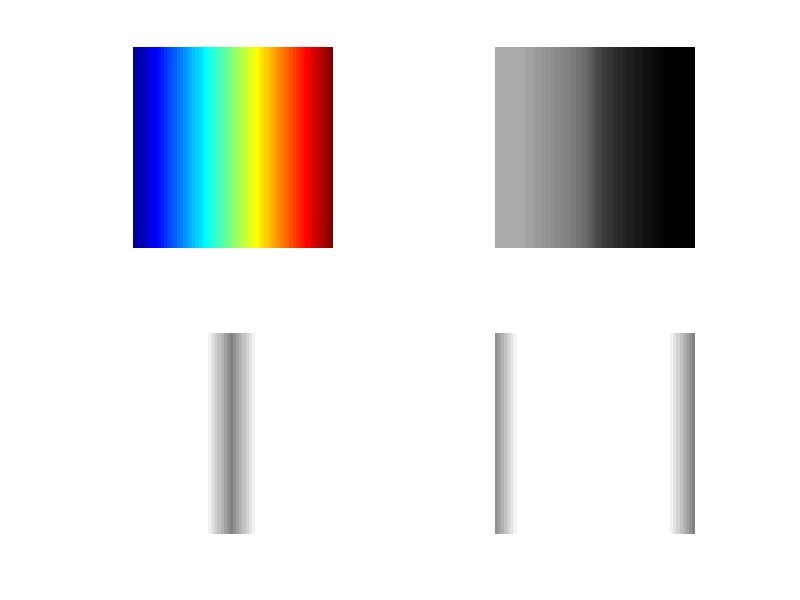

This chart was generated by the following MATLAB code:
clear all;
RGB = reshape(ones(64,1)*reshape(jet(64),1,192),[64,64,3]);
hsv = rgb2hsv(RGB);
H = hsv(:,:,1);
S = hsv(:,:,2);
V = hsv(:,:,3);
subplot(2,2,1);imshow(RGB);
subplot(2,2,2);imshow(H);
subplot(2,2,3);imshow(S);
subplot(2,2,4);imshow(V);
